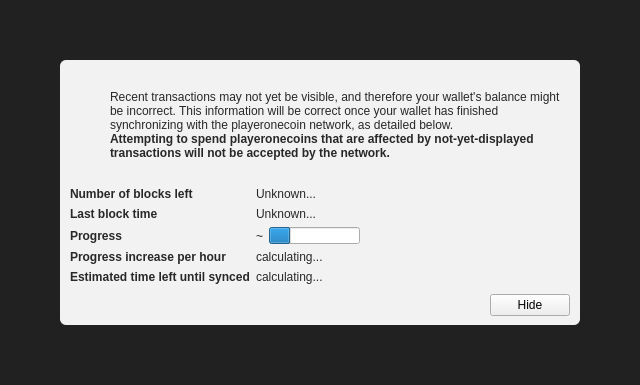
<?xml version="1.0" encoding="UTF-8"?>
<ui version="4.0">
 <class>ModalOverlay</class>
 <widget class="ModalOverlay" name="ModalOverlay">
  <property name="geometry">
   <rect>
    <x>0</x>
    <y>0</y>
    <width>640</width>
    <height>385</height>
   </rect>
  </property>
  <property name="windowTitle">
   <string>Form</string>
  </property>
  <layout class="QVBoxLayout" name="verticalLayout" stretch="0">
   <property name="sizeConstraint">
    <enum>QLayout::SetDefaultConstraint</enum>
   </property>
   <property name="leftMargin">
    <number>0</number>
   </property>
   <property name="topMargin">
    <number>0</number>
   </property>
   <property name="rightMargin">
    <number>0</number>
   </property>
   <property name="bottomMargin">
    <number>0</number>
   </property>
   <item>
    <widget class="QWidget" name="bgWidget" native="true">
     <property name="styleSheet">
      <string notr="true">#bgWidget { background: rgba(0,0,0,220); }</string>
     </property>
     <layout class="QVBoxLayout" name="verticalLayoutMain" stretch="1">
      <property name="leftMargin">
       <number>60</number>
      </property>
      <property name="topMargin">
       <number>60</number>
      </property>
      <property name="rightMargin">
       <number>60</number>
      </property>
      <property name="bottomMargin">
       <number>60</number>
      </property>
      <item>
       <widget class="QWidget" name="contentWidget" native="true">
        <property name="styleSheet">
         <string notr="true">#contentWidget { background: rgba(255,255,255,240); border-radius: 6px; }

QLabel { color: rgb(40,40,40);  }</string>
        </property>
        <layout class="QVBoxLayout" name="verticalLayoutSub" stretch="1,0,0,0">
         <property name="spacing">
          <number>0</number>
         </property>
         <property name="leftMargin">
          <number>10</number>
         </property>
         <property name="topMargin">
          <number>10</number>
         </property>
         <property name="rightMargin">
          <number>10</number>
         </property>
         <property name="bottomMargin">
          <number>10</number>
         </property>
         <item>
          <layout class="QHBoxLayout" name="horizontalLayoutIconText" stretch="0,1">
           <property name="topMargin">
            <number>20</number>
           </property>
           <item>
            <layout class="QVBoxLayout" name="verticalLayoutIcon">
             <property name="leftMargin">
              <number>0</number>
             </property>
             <item>
              <widget class="QPushButton" name="warningIcon">
               <property name="enabled">
                <bool>false</bool>
               </property>
               <property name="text">
                <string/>
               </property>
               <property name="icon">
                <iconset>
                 <normaloff>:/icons/warning</normaloff>
                 <disabledoff>:/icons/warning</disabledoff>:/icons/warning</iconset>
               </property>
               <property name="iconSize">
                <size>
                 <width>48</width>
                 <height>48</height>
                </size>
               </property>
               <property name="flat">
                <bool>true</bool>
               </property>
              </widget>
             </item>
             <item>
              <spacer name="verticalSpacerWarningIcon">
               <property name="orientation">
                <enum>Qt::Vertical</enum>
               </property>
               <property name="sizeHint" stdset="0">
                <size>
                 <width>20</width>
                 <height>40</height>
                </size>
               </property>
              </spacer>
             </item>
            </layout>
           </item>
           <item>
            <layout class="QVBoxLayout" name="verticalLayoutInfoText">
             <property name="leftMargin">
              <number>0</number>
             </property>
             <property name="topMargin">
              <number>0</number>
             </property>
             <item>
              <widget class="QLabel" name="infoText">
               <property name="text">
                <string>Recent transactions may not yet be visible, and therefore your wallet's balance might be incorrect. This information will be correct once your wallet has finished synchronizing with the playeronecoin network, as detailed below.</string>
               </property>
               <property name="textFormat">
                <enum>Qt::RichText</enum>
               </property>
               <property name="wordWrap">
                <bool>true</bool>
               </property>
              </widget>
             </item>
             <item>
              <widget class="QLabel" name="infoTextStrong">
               <property name="font">
                <font>
                 <weight>75</weight>
                 <bold>true</bold>
                </font>
               </property>
               <property name="text">
                <string>Attempting to spend playeronecoins that are affected by not-yet-displayed transactions will not be accepted by the network.</string>
               </property>
               <property name="textFormat">
                <enum>Qt::RichText</enum>
               </property>
               <property name="wordWrap">
                <bool>true</bool>
               </property>
              </widget>
             </item>
             <item>
              <spacer name="verticalSpacerInTextSpace">
               <property name="orientation">
                <enum>Qt::Vertical</enum>
               </property>
               <property name="sizeHint" stdset="0">
                <size>
                 <width>20</width>
                 <height>40</height>
                </size>
               </property>
              </spacer>
             </item>
            </layout>
           </item>
          </layout>
         </item>
         <item>
          <spacer name="verticalSpacerAfterText">
           <property name="orientation">
            <enum>Qt::Vertical</enum>
           </property>
           <property name="sizeHint" stdset="0">
            <size>
             <width>20</width>
             <height>40</height>
            </size>
           </property>
          </spacer>
         </item>
         <item>
          <layout class="QFormLayout" name="formLayout">
           <property name="fieldGrowthPolicy">
            <enum>QFormLayout::FieldsStayAtSizeHint</enum>
           </property>
           <property name="horizontalSpacing">
            <number>6</number>
           </property>
           <property name="verticalSpacing">
            <number>6</number>
           </property>
           <property name="topMargin">
            <number>10</number>
           </property>
           <item row="0" column="0">
            <widget class="QLabel" name="labelNumberOfBlocksLeft">
             <property name="font">
              <font>
               <weight>75</weight>
               <bold>true</bold>
              </font>
             </property>
             <property name="text">
              <string>Number of blocks left</string>
             </property>
            </widget>
           </item>
           <item row="0" column="1">
            <widget class="QLabel" name="numberOfBlocksLeft">
             <property name="text">
              <string>Unknown...</string>
             </property>
            </widget>
           </item>
           <item row="1" column="0">
            <widget class="QLabel" name="labelLastBlockTime">
             <property name="font">
              <font>
               <weight>75</weight>
               <bold>true</bold>
              </font>
             </property>
             <property name="text">
              <string>Last block time</string>
             </property>
            </widget>
           </item>
           <item row="1" column="1">
            <widget class="QLabel" name="newestBlockDate">
             <property name="sizePolicy">
              <sizepolicy hsizetype="Maximum" vsizetype="Preferred">
               <horstretch>0</horstretch>
               <verstretch>0</verstretch>
              </sizepolicy>
             </property>
             <property name="text">
              <string>Unknown...</string>
             </property>
            </widget>
           </item>
           <item row="2" column="0">
            <widget class="QLabel" name="labelSyncDone">
             <property name="font">
              <font>
               <weight>75</weight>
               <bold>true</bold>
              </font>
             </property>
             <property name="text">
              <string>Progress</string>
             </property>
            </widget>
           </item>
           <item row="2" column="1">
            <layout class="QHBoxLayout" name="horizontalLayoutSync" stretch="0,1">
             <item>
              <widget class="QLabel" name="percentageProgress">
               <property name="text">
                <string notr="true">~</string>
               </property>
              </widget>
             </item>
             <item>
              <widget class="QProgressBar" name="progressBar">
               <property name="value">
                <number>24</number>
               </property>
               <property name="format">
                <string/>
               </property>
              </widget>
             </item>
            </layout>
           </item>
           <item row="4" column="0">
            <widget class="QLabel" name="labelProgressIncrease">
             <property name="font">
              <font>
               <weight>75</weight>
               <bold>true</bold>
              </font>
             </property>
             <property name="text">
              <string>Progress increase per hour</string>
             </property>
            </widget>
           </item>
           <item row="4" column="1">
            <widget class="QLabel" name="progressIncreasePerH">
             <property name="text">
              <string>calculating...</string>
             </property>
            </widget>
           </item>
           <item row="5" column="0">
            <widget class="QLabel" name="labelEstimatedTimeLeft">
             <property name="font">
              <font>
               <weight>75</weight>
               <bold>true</bold>
              </font>
             </property>
             <property name="text">
              <string>Estimated time left until synced</string>
             </property>
            </widget>
           </item>
           <item row="5" column="1">
            <widget class="QLabel" name="expectedTimeLeft">
             <property name="text">
              <string>calculating...</string>
             </property>
            </widget>
           </item>
          </layout>
         </item>
         <item>
          <layout class="QHBoxLayout" name="horizontalLayoutButtons">
           <property name="leftMargin">
            <number>10</number>
           </property>
           <property name="topMargin">
            <number>10</number>
           </property>
           <item>
            <spacer name="horizontalSpacer">
             <property name="orientation">
              <enum>Qt::Horizontal</enum>
             </property>
             <property name="sizeHint" stdset="0">
              <size>
               <width>40</width>
               <height>20</height>
              </size>
             </property>
            </spacer>
           </item>
           <item>
            <widget class="QPushButton" name="closeButton">
             <property name="text">
              <string>Hide</string>
             </property>
            </widget>
           </item>
          </layout>
         </item>
        </layout>
       </widget>
      </item>
     </layout>
    </widget>
   </item>
  </layout>
 </widget>
 <customwidgets>
  <customwidget>
   <class>ModalOverlay</class>
   <extends>QWidget</extends>
   <header>modaloverlay.h</header>
   <container>1</container>
  </customwidget>
 </customwidgets>
 <resources/>
 <connections/>
</ui>
